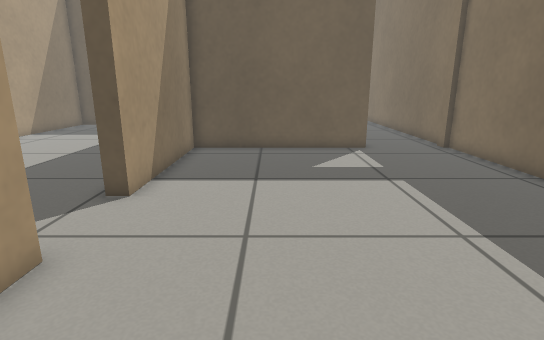
View 1 (above)

18 first-person views from a walk through a Gazebo world. The camera is 0.66 m above the floor, tilts 14° down and sees 80° across. The floor is counted in squares, 0.25 m on a side. Each view is taken from the middle of a square. On the plan, view 1 faces up. The plan holds only what a view shows up to about 20 squares ahead; the rest is blank.

View 2
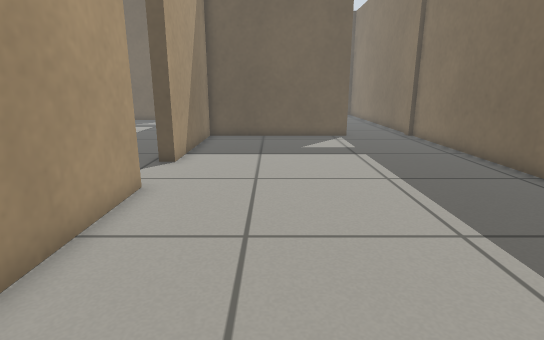

View 3
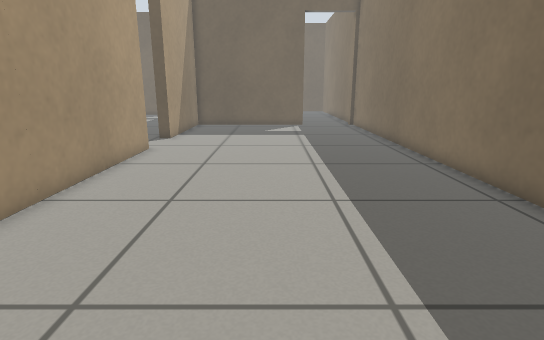

View 4
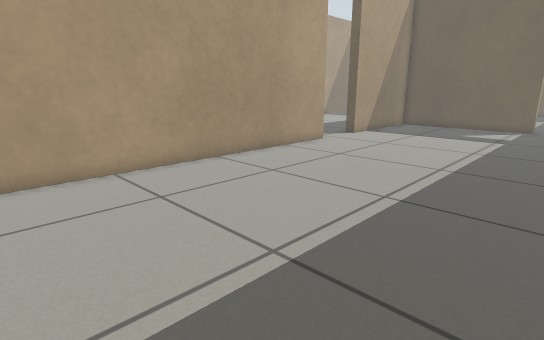

View 5
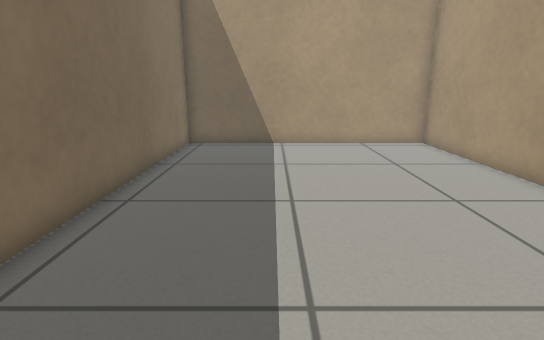

View 6
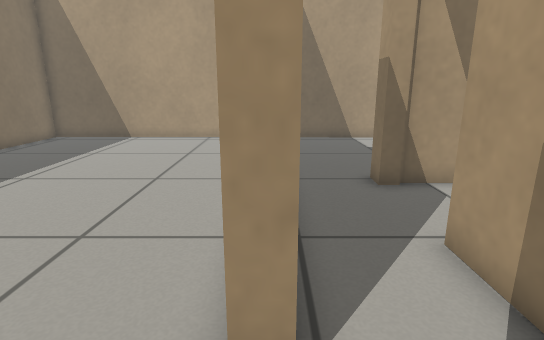

View 7
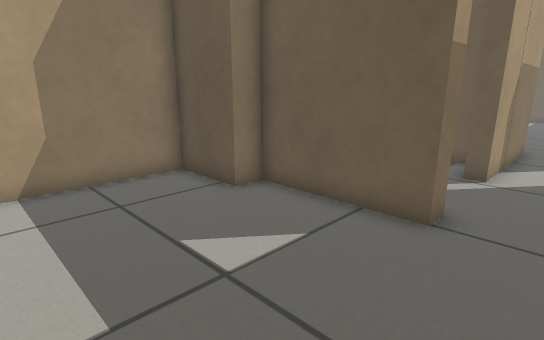

View 8
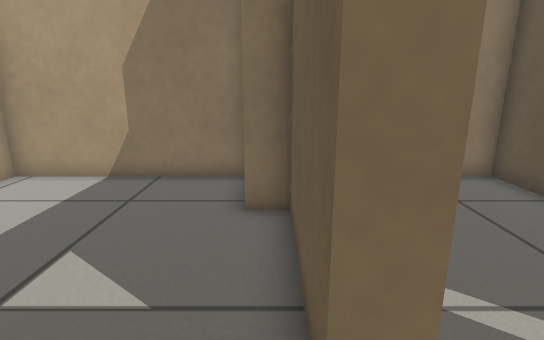

View 9
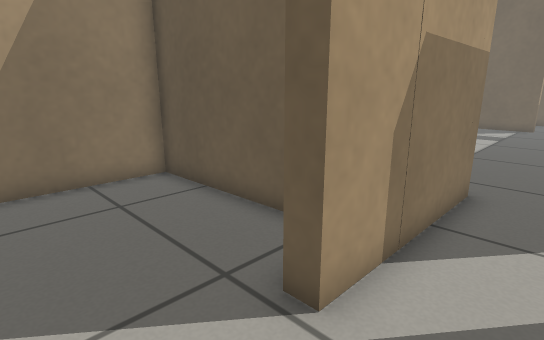

View 10
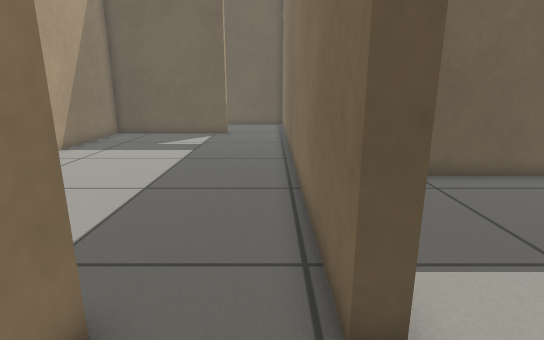

View 11
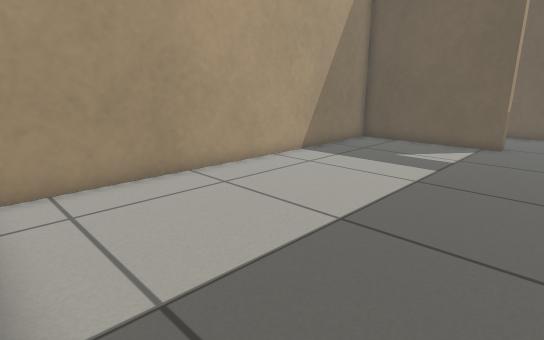

View 12
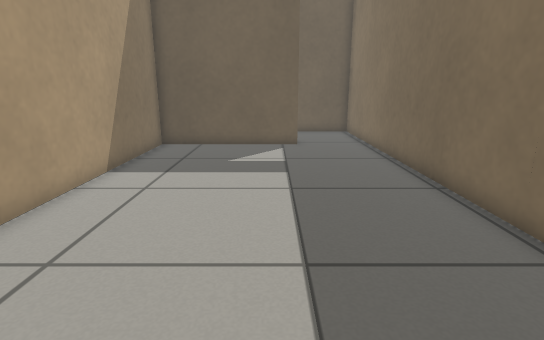

View 13
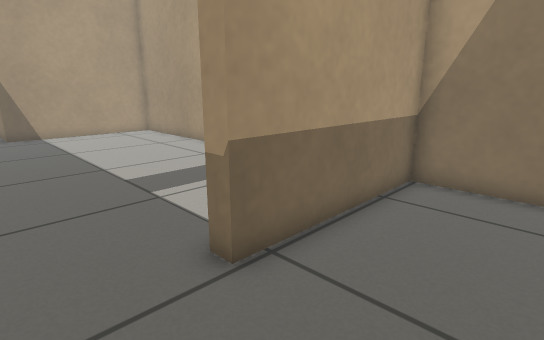

View 14
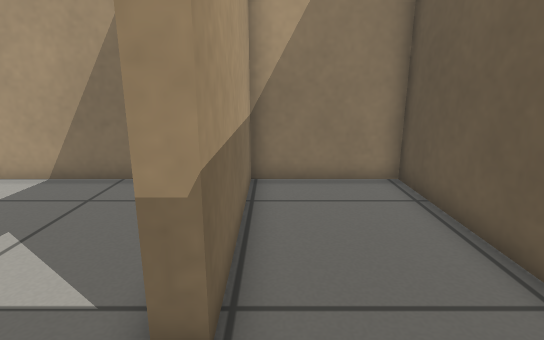

View 15
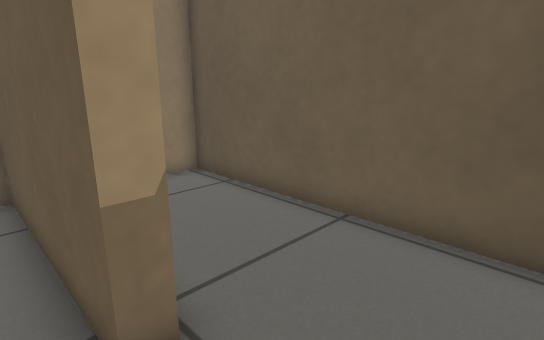

View 16
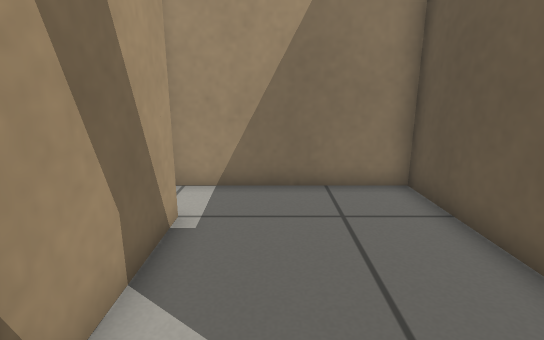

View 17
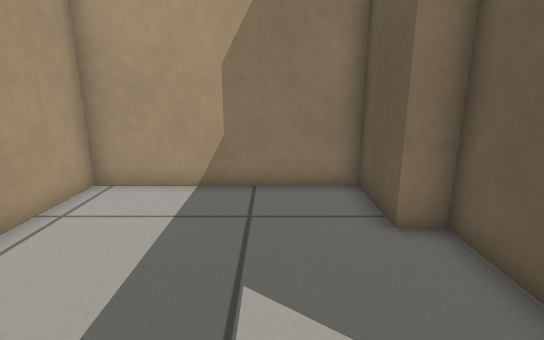

View 18
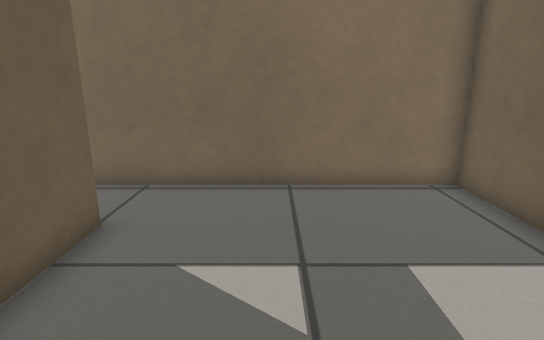

### Floor plan
Points are (right, up) in squares from view 1. A wall is a line through its corners. A room is listed if a view was taken in it or the views show most of it. See-through windows are left out.
Room 1 (views 1, 2, 3, 4, 5)
walls: (-3.6, 4.6) (-3.6, -11.2) (8.2, -11.2) (8.2, 14.9); (4.3, 14.8) (-3.6, 14.8) (-3.6, 7.8)
ways out: opening at (-4, 6) to room 2; open door at (6.5, 15)
Room 2 (views 6, 9, 10, 16)
walls: (-3.6, 7.8) (-4.2, 7.8); (-7, 8) (-7, 1.8)
low walls: (-4.2, 4.6) (-3.6, 4.6)
ways out: opening at (-4, 6) to room 1; opening at (-5.5, 8) to room 4; open door at (-6.1, -1.1) to room 6
Room 3 (views 7, 8, 17, 18)
walls: (-9.8, -11.2) (-4.2, -11.2) (-4.2, -1); (-7, -2.6) (-11.8, -2.6) (-11.8, -3.6) (-14.7, -3.6) (-14.7, -11); (-14.7, -11.2) (-11.6, -11.2)
low walls: (-14.7, -11) (-14.2, -11)
Room 4 (views 11, 12, 15)
walls: (-7.8, 24.8) (-14.4, 24.8) (-14.4, 8) (-7, 8); (-4.2, 7.8) (-4.2, 25.1)
ways out: opening at (-5.5, 8) to room 2; open door at (-6, 25) to room 5
Room 5 (views 13, 14)
walls: (-4.2, 25.1) (-4.2, 29.8) (-14.4, 29.8) (-14.4, 25.4) (-7.8, 25.4)
ways out: open door at (-6, 25) to room 4
Room 6 (no view inside)
walls: (-12.5, -2) (-7.6, -2); (-8, 4) (-14.7, 3.8) (-14.7, -2.8)
ways out: open door at (-6.1, -1.1) to room 2

Where each view was taken, in squares from view 1:
view 1: 0 up, 0 right, facing up
view 2: 4 down, 0 right, facing up
view 3: 10 down, 2 right, facing up
view 4: 10 down, 7 right, facing up-left
view 5: 5 up, 4 right, facing down
view 6: 7 up, 4 left, facing down
view 7: 9 down, 5 left, facing up-left
view 8: 3 down, 5 left, facing left
view 9: 1 down, 5 left, facing up-left
view 10: 5 up, 5 left, facing up
view 11: 8 up, 5 left, facing up-left
view 12: 9 up, 9 left, facing up
view 13: 29 up, 5 left, facing down-left
view 14: 26 up, 5 left, facing left
view 15: 24 up, 5 left, facing up-left
view 16: 0 up, 6 left, facing left
view 17: 6 down, 6 left, facing left
view 18: 6 down, 13 left, facing right
